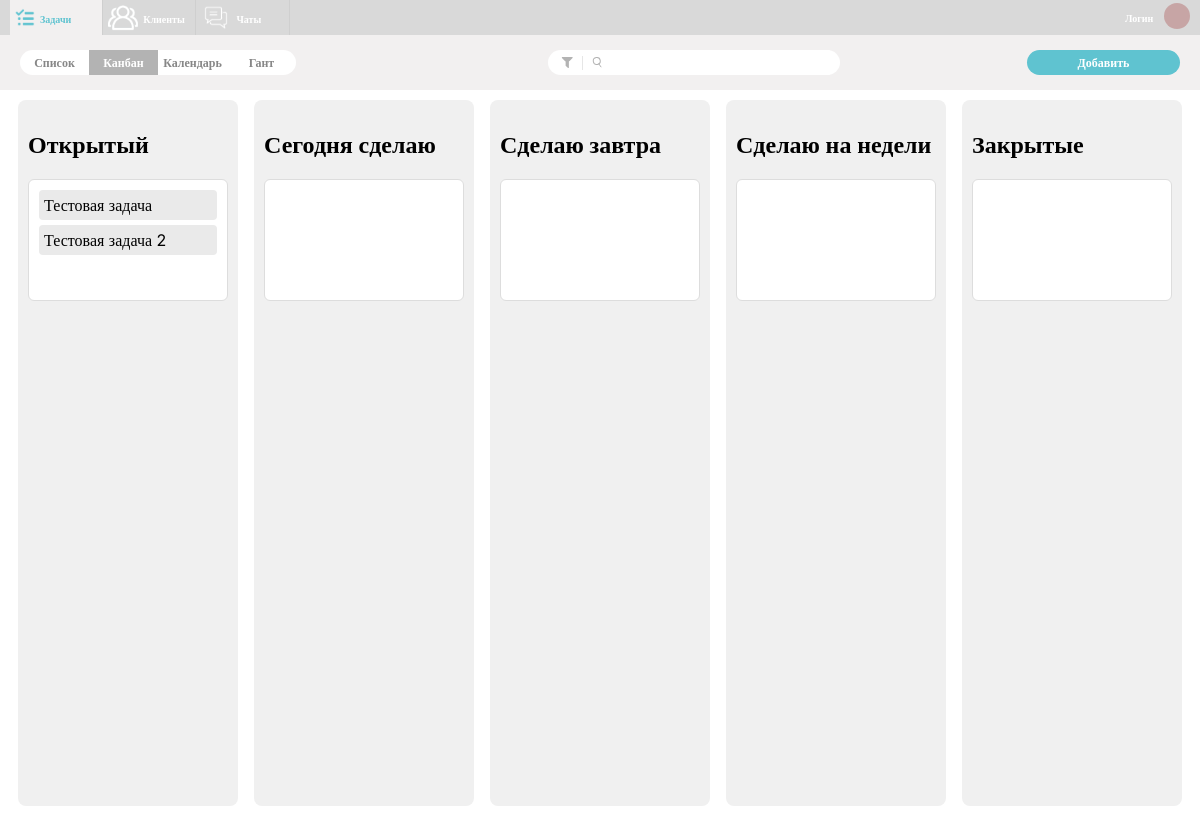
The page /TasksKanban.php on the database as committed earlier.
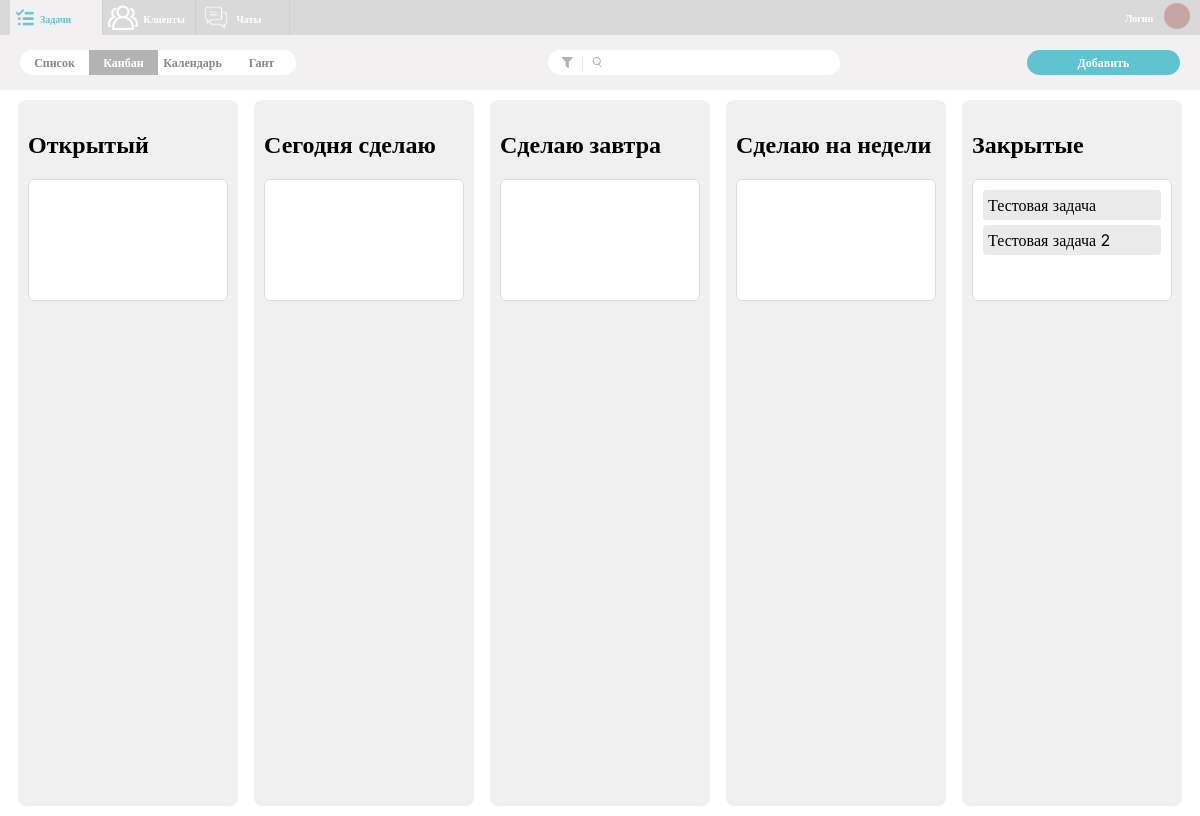
The same page on the database as committed later.
### tables this page shows
CREATE TABLE `issues` (
  `id_issue` int(11) NOT NULL,
  `id_status` int(11) DEFAULT NULL,
  `id_user` int(11) NOT NULL,
  `id_client` int(11) NOT NULL,
  `id_mark` int(11) DEFAULT NULL,
  `deleted` tinyint(1) DEFAULT 0,
  `name` varchar(100) DEFAULT NULL,
  `Description` text NOT NULL,
  `start_time` datetime DEFAULT NULL,
  `completion_time` datetime DEFAULT NULL
);

### TasksKanban.php (the view, shortened to what this page needs)
<?php
include 'database.php';
$sql = "SELECT * FROM issues WHERE deleted = 0";
$result = $conn->query($sql);
$tasks = array();
if ($result->num_rows > 0) {
    while ($row = $result->fetch_assoc()) {
        $tasks[] = $row;
    }
}
?>
<!DOCTYPE html>
<html lang="en">
<head>
    <link rel="stylesheet" href="CSS/tasksStyleKanban.css">
    <link rel="stylesheet" href="CSS/kanbanStyle.css">
</head>
<body>
    <header>
        <div class="header-container">
            <div class="nav-item active">
                <div class="rectangle-9">
                    <img src="IMG/image-70active.svg" alt="Задачи" width="30" height="30" />
                    <span class="nav-text">Задачи</span>
                </div>
            </div>
            <div class="nav-item">
              <a href="Clients.php" class="rectangle-9 client" style="text-decoration: none;">
                    <img src="IMG/image-80.svg" alt="Клиенты" width="21" height="21" />
                    <span class="nav-text">Клиенты</span>
              </a>
            </div>
            <div class="nav-item">
              <a href="Chats.php" class="rectangle-9 chat" style="text-decoration: none;">
                    <img src="IMG/image-90.svg" alt="Чаты" width="28" height="24" />
                    <span class="nav-text">Чаты</span>
              </a>
            </div>
        </div>
        <div class="login-avatar-container">
            <div class="login-text">Логин</div>
            <div class="avatar">
                <svg xmlns="http://www.w3.org/2000/svg" width="26" height="26" viewBox="0 0 26 26" fill="none">
                    <circle cx="13" cy="13" r="13" fill="#C7A5A5" />
                </svg>
            </div>
        </div>
    </header>
    <div class="header-content">
        <div class="second-panel">
            <div class="panel-item" id="list">
                <span>Список</span>
            </div>
            <div class="panel-item">
                <span>Канбан</span>
            </div>
            <div class="panel-item" id="calendar">
                <span>Календарь</span>
            </div>
            <div class="panel-item" id="gant">
                <span>Гант</span>
            </div>
        </div>
        <div class="search-panel">
  <img src="IMG/Polygon2.svg" alt="Polygon2" id="polygon2"/>
  <img src="IMG/Search.svg" alt="Search" />
  <input type="text" id="searchInput"/>
</div>
          <div class="add-button" onclick="openAddIssuePage()"><span>Добавить</span></div>
    </div>
    <div class="task-list-container">
    <div class="task-column">
        <h2>Открытый</h2>
        <div class="tasks" id="open-tasks" ondrop="drop(event)" ondragover="allowDrop(event)">
            <?php
            foreach ($tasks as $task) {
                if ($task['id_status'] == 1) {
                    echo '<div class="task" id="task' . $task['id_issue'] . '" draggable="true" ondragstart="drag(event)">' . $task['name'] . '</div>';
                }
            }
            ?>
        </div>
    </div>
    <div class="task-column">
    <h2>Сегодня сделаю</h2>
    <div class="tasks" id="today-tasks" ondrop="dropToday(event)" ondragover="allowDrop(event)">
    </div>
</div>
<div class="task-column">
    <h2>Сделаю завтра</h2>
    <div class="tasks" id="tomorrow-tasks" ondrop="dropTomorrow(event)" ondragover="allowDrop(event)">
    </div>
</div>
<div class="task-column">
    <h2>Сделаю на недели</h2>
    <div class="tasks" id="week-tasks" ondrop="dropWeek(event)" ondragover="allowDrop(event)">
    </div>
</div>
<div class="task-column">
    <h2>Закрытые</h2>
    <div class="tasks" id="closed-tasks" ondrop="dropClosed(event)" ondragover="allowDrop(event)">
        <?php
        foreach ($tasks as $task) {
            if ($task['id_status'] == 2) {
                echo '<div class="task" id="task' . $task['id_issue'] . '" draggable="true" ondragstart="drag(event)">' . $task['name'] . '</div>';
            }
        }
        ?>
    </div>
</div>
</body>
</html>

Rows that differ between the two databases and show on the page:
changed issues "Тестовая задача": moves from the list under "Открытый" to the list under "Закрытые"
changed issues "Тестовая задача 2": moves from the list under "Открытый" to the list under "Закрытые"
